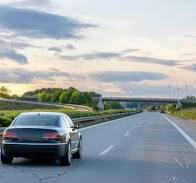
#> input picture ai/images/road.jpg, 196 x 183 px
$ python obstruction_detector.py
#> lines starting #> are read from the running program, lines starting #| are printed output that depends on the picture; after the words box and inside, x2 and y2 are one past the last pixel; in counts of white or black regions, pixels touching at a corner belong together
import cv2
import os

BASE_DIR = os.path.dirname(os.path.dirname(os.path.abspath(__file__)))

IMAGE_PATH = os.path.join(BASE_DIR, "images", "road.jpg")
OUTPUT_PATH = os.path.join(
    BASE_DIR,
    "output",
    "obstruction_detection.jpg"
)


# Read image
image = cv2.imread(IMAGE_PATH)
#> image is the input picture: shape (183, 196, 3); mean B, G, R 168.7, 164.3, 156.5

if image is None:
    print("Error: Road image not found!")
    exit()


# Resize image
image = cv2.resize(image, (800, 500))
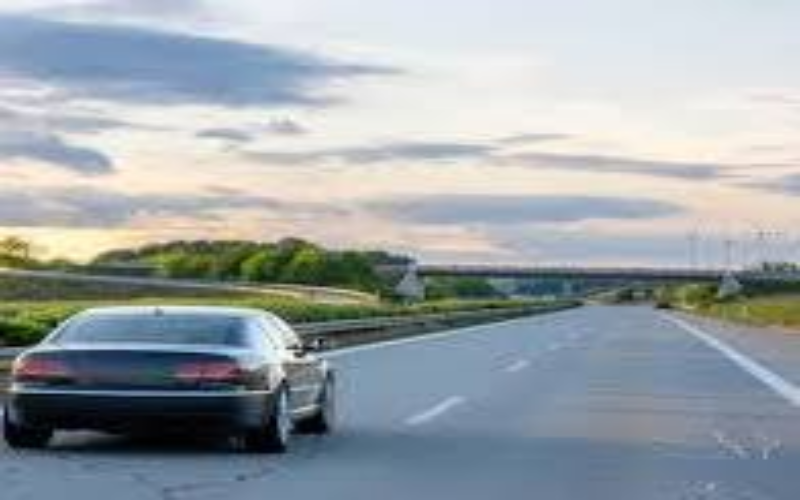
#> image: shape (500, 800, 3); mean B, G, R 168.6, 164.2, 156.4

# Keep a copy
original = image.copy()


# Convert to grayscale
gray = cv2.cvtColor(image, cv2.COLOR_BGR2GRAY)
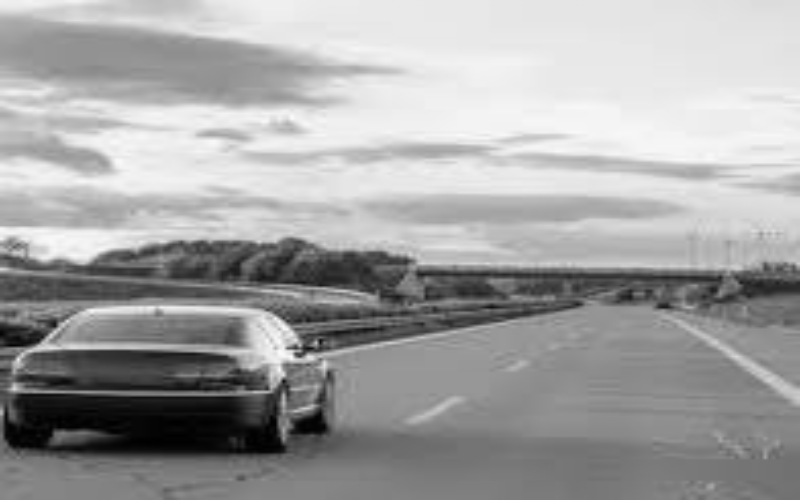
#> gray: shape (500, 800); min 0, max 252, mean 162.4


# Blur image
blur = cv2.GaussianBlur(gray, (5, 5), 0)


# Edge detection
edges = cv2.Canny(blur, 30, 100)
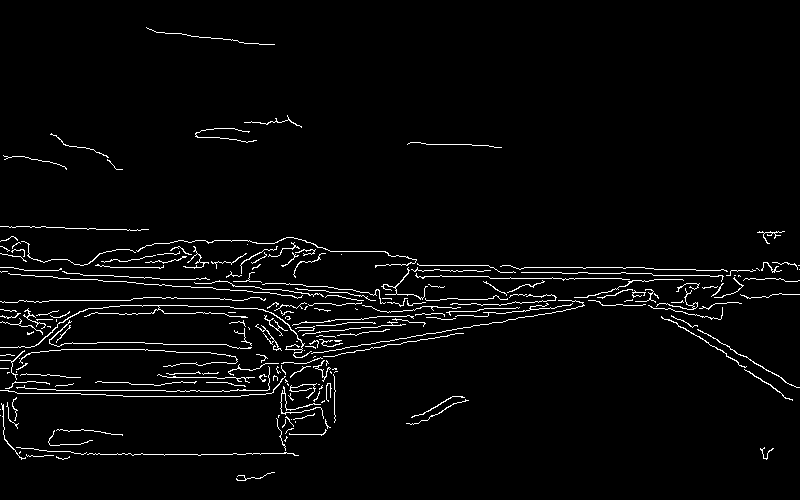
#> edges: shape (500, 800); 3.1% white in thin lines or dots


# Connect nearby edges
kernel = cv2.getStructuringElement(
    cv2.MORPH_RECT,
    (5, 5)
)

dilated = cv2.dilate(
    edges,
    kernel,
    iterations=2
)
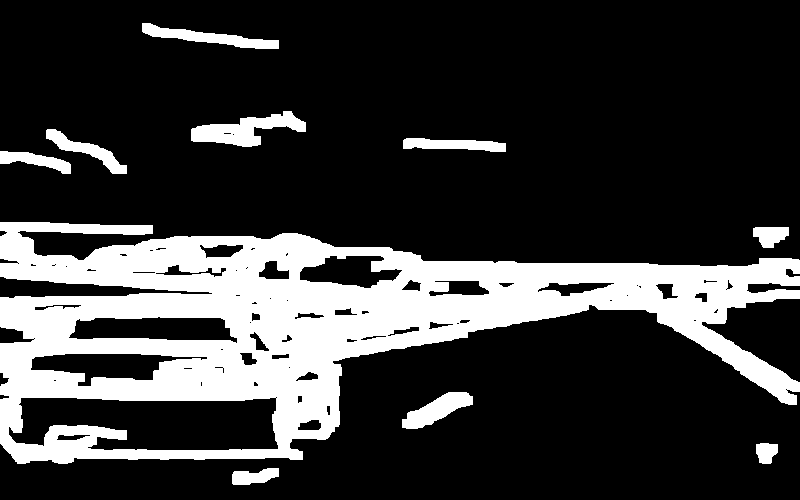
#> dilated: shape (500, 800); 22.5% white; 10 white regions


# Find contours
contours, _ = cv2.findContours(
    dilated,
    cv2.RETR_EXTERNAL,
    cv2.CHAIN_APPROX_SIMPLE
)
#> contours = 10 contours; largest, box (x1, y1, x2, y2) and area: (0, 222, 800, 464) 102601, (191, 111, 306, 147) 1878, (142, 23, 279, 49) 1226, (402, 392, 473, 429) 1198, (46, 129, 127, 174) 943


object_count = 0


for contour in contours:

    area = cv2.contourArea(contour)

    # Ignore very small contours
    if area > 100:

        x, y, w, h = cv2.boundingRect(contour)

        # Ignore extremely thin objects
        if w > 20 and h > 20:

            cv2.rectangle(
                original,
                (x, y),
                (x + w, y + h),
                (0, 0, 255),
                2
            )

            cv2.putText(
                original,
                "Possible Object",
                (x, max(y - 10, 20)),
                cv2.FONT_HERSHEY_SIMPLEX,
                0.5,
                (0, 0, 255),
                2
            )

            object_count += 1
#> this loop made 10 passes
#> (area, x, y, w, h) on passes 1 to 10: (505.5, 232, 468, 47, 17), (330, 756, 443, 22, 21), (1198.5, 402, 392, 71, 37), (504.5, 753, 227, 36, 21), (102601, 0, 222, 800, 242), (709, 0, 151, 71, 23), (872, 403, 138, 103, 14), (943, 46, 129, 81, 45), (1877.5, 191, 111, 115, 36), (1226, 142, 23, 137, 26)
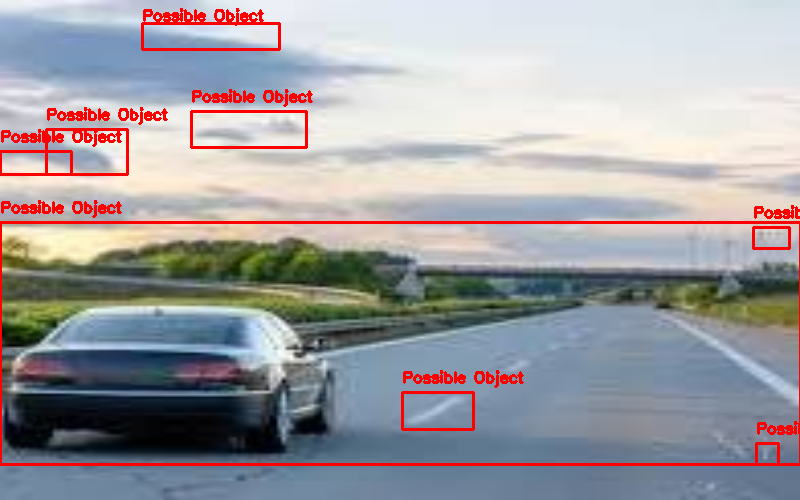
#> original: shape (500, 800, 3); 3.92% of pixels changed, all inside (x1, y1, x2, y2) = (0, 8, 800, 466)
#> after the loop, object_count = 8


# Display count
cv2.putText(
    original,
    f"Possible Objects: {object_count}",
    (20, 35),
    cv2.FONT_HERSHEY_SIMPLEX,
    0.8,
    (255, 0, 0),
    2
)
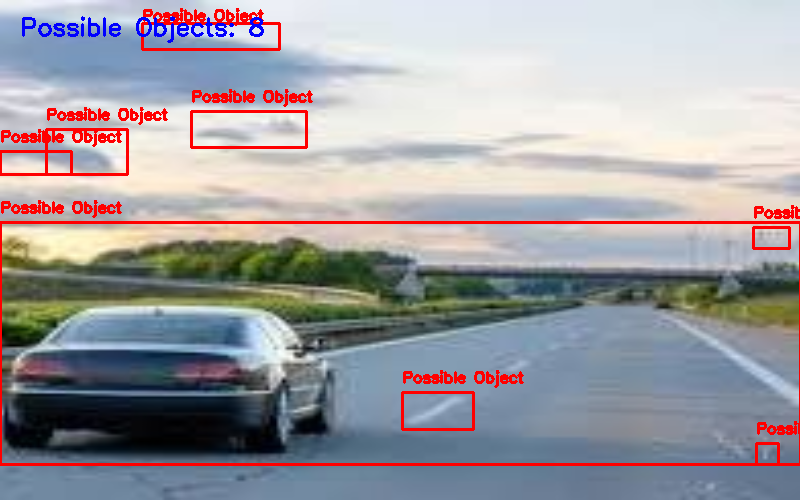
#> original: shape (500, 800, 3); 0.43% of pixels changed, all inside (x1, y1, x2, y2) = (22, 16, 264, 43)


# Save result
cv2.imwrite(OUTPUT_PATH, original)


print("Detection completed!")
print(f"Possible objects detected: {object_count}")
#| Possible objects detected: 8
print(f"Output saved at: {OUTPUT_PATH}")


# Show windows
cv2.imshow("Original Image", image)
cv2.imshow("Edges", edges)
cv2.imshow("Dilated Edges", dilated)
cv2.imshow("Possible Object Detection", original)

cv2.waitKey(0)
cv2.destroyAllWindows()
